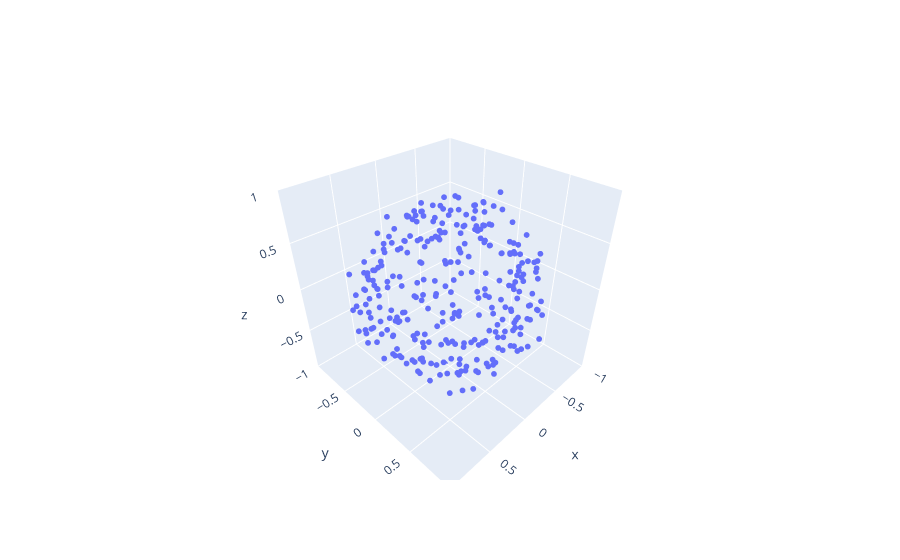

Notebook cell for this chart:
### Code cell
range_k=22
folder = 'goe_local2'
N=14
state_number=0

X3_long=[]
X2_long=[]
m_list=[]
m1_list=[]
for k in range(range_k):
    file_name=folder+f"{N}_{k}_{state_number}"
    dab=load_d(file_name)
    X2,X3,m1,m=mapData(dab,False)
    X3_long.append(X3)
    X2_long.append(X2)
    m_list.append(m)
    m1_list.append(m1)
X3_long_array=np.concatenate(X3_long, axis=0)
X2_long_array=np.concatenate(X2_long, axis=0)

m=max(m_list)
m1=max(m1_list)

plt.scatter(X2_long_array[:,0]/m1,X2_long_array[:,1]/m1)
plt.title("2D embedding")
plt.xlabel("x")
plt.ylabel("y")
output_dir = 'plots'
os.makedirs(output_dir, exist_ok=True)  # Create the directory if it does not exist
plt.savefig(os.path.join(output_dir, f'2D_embedding_local2_14_I_avg.png'))
plt.show()

fig = go.Figure(data=go.Scatter3d(x=X3_long_array[:, 0]/m, y=X3_long_array[:, 1]/m, z=X3_long_array[:, 2]/m, mode='markers',marker=dict(size=2)))

fig.update_layout(
scene=dict(
            xaxis=dict(range=[-1, 1]),
            yaxis=dict(range=[-1, 1]),
            zaxis=dict(range=[-1, 1]),
            aspectmode='cube'))
        
fig.show()

r,x0,y0,z0, rmse=sphereFit(X3_long_array[:,0]/m,X3_long_array[:,1]/m,X3_long_array[:,2]/m)
print(f"Number of points {range_k*12}")
print("RMSE of the cloud points to a sphere: ")
print(rmse)
print("Number of points in a sphere of radius 0.5: ")
count_points_in_sphere(X3_long_array[:,0]/m, X3_long_array[:,1]/m, X3_long_array[:,2]/m, 0.5)

### Figure 1 — Plotly figure (JSON) as saved in the notebook; plotly's stock layout.template omitted (floating-point values rounded to 4 significant figures; data arrays with more than 128 entries replaced by an {"elided": "..."} marker saying what was removed)
{"data": [{"marker": {"size": 2}, "mode": "markers", "type": "scatter3d", "x": {"elided": "308 float values"}, "y": {"elided": "308 float values"}, "z": {"elided": "308 float values"}}], "layout": {"scene": {"aspectmode": "cube", "xaxis": {"range": [-1, 1]}, "yaxis": {"range": [-1, 1]}, "zaxis": {"range": [-1, 1]}}}}
